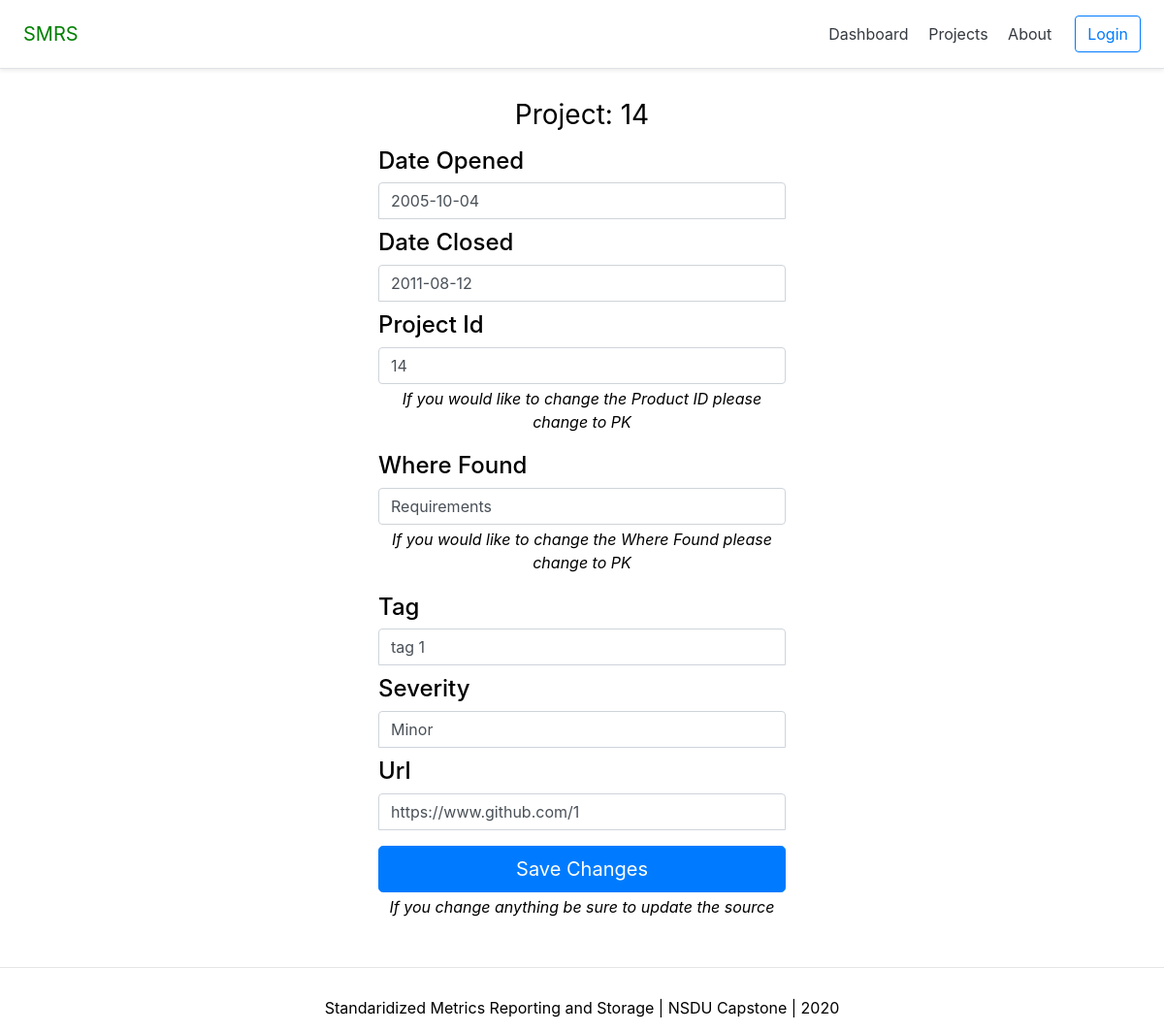
Page /dashboard/review/1 on the earlier database version.
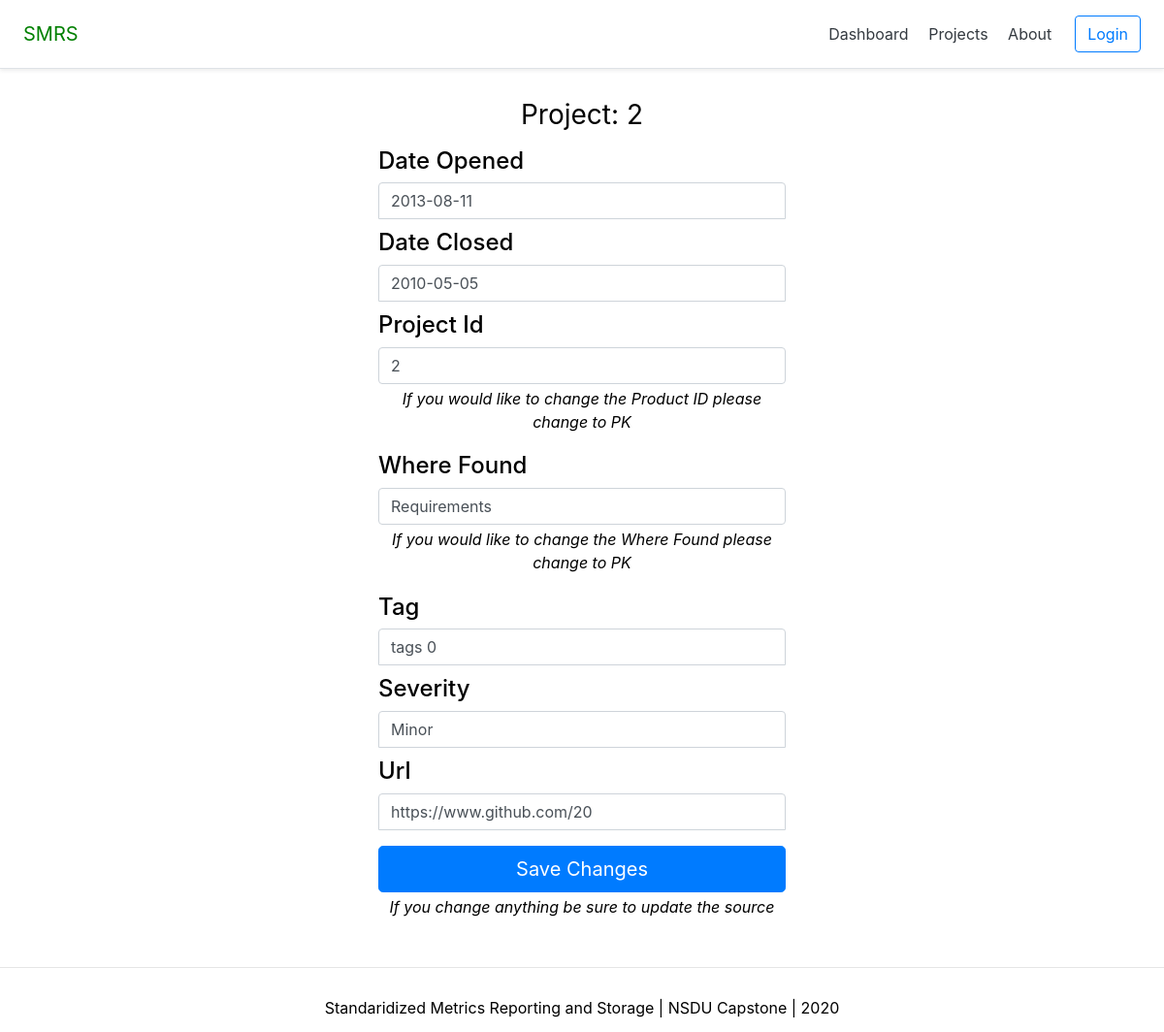
Same page on the later database version.
### restAPI/models.py (models this page shows, shortened)
class Project (models.Model):
    name                    = models.CharField(max_length=25)
    productOwner            = models.ForeignKey(model.Account, null = True, blank = True, on_delete=models.CASCADE)
    teamID                  = models.ForeignKey(model.Team, on_delete=models.CASCADE)
    projectNumber           = models.IntegerField()
    def __str__(self):
        return self.name

class Review (models.Model):
    dateOpened              = models.DateField(auto_now=False, auto_now_add=False)
    dateClosed              = models.DateField(blank=True, null=True)
    projectID               = models.ForeignKey(Project, on_delete=models.CASCADE)
    whereFound              = models.ForeignKey(PhaseType, on_delete=models.CASCADE)
    tag                     = models.CharField(max_length=50, unique=True)
    severity                = models.CharField(choices=MajorMinorChoices,max_length=25)
    url                     = models.URLField(max_length=200, unique=True)

### dashboard/views.py (the view)
# urls.py: path('review/<int:pk>', review_view, name='reviewDetail'),
def review_view(request, pk):
    context= {}
    user = request.user
    currentReview = Review.objects.filter(pk = pk).first()
    project = Project.objects.filter(pk = currentReview.projectID.pk).first()
    if request.POST:
        if not user.is_authenticated:
            return redirect("account:login")
        form = ReviewForm(request.POST)
        if form.is_valid():
            form.initial = {
                "dateOpened": request.POST["dateOpened"],
                "dateClosed": request.POST["dateClosed"],
                "projectID" : request.POST["projectID"],
                "whereFound": request.POST["whereFound"],
                "tag"       : request.POST["tag"],
                "severity"  : request.POST["severity"],
                "url"       : request.POST["url"]
            }
            if project.productOwner == user or user.is_admin:
                form.save()
                context["success_message"] = "Updated"
            else:
                context["success_message"] = "Must be Product Owner or Admin"
    else:
        form = ReviewForm(
             initial = {
                "dateOpened": currentReview.dateOpened,
                "dateClosed": currentReview.dateClosed,
                "projectID" : currentReview.projectID,
                "whereFound": currentReview.whereFound,
                "tag"       : currentReview.tag,
                "severity"  : currentReview.severity,
                "url"       : currentReview.url,
             }
        )
    context['form'] = form
    return render(request, "dashboard/review_detail.html", context)

### dashboard/forms.py
class ReviewForm(forms.ModelForm):
    dateClosed = forms.DateField(required=False)
    class Meta:
        model = Review
        fields = ('dateOpened','dateClosed','projectID','whereFound','tag','severity','url')

### restAPI/models.py (called while the page is built)
    def __str__(self):
        return self.phase_type

### dashboard/templates/dashboard/review_detail.html (shortened to what this page needs)
{% extends 'base.html' %}
{% load static %}
{% block content %}
<head>
<link rel="stylesheet" href="{% static 'css/details.css' %}">
</head>
<div class="container">
    <div class="row">
    <div class="col-sm-2"></div>
        <div class="col-sm-8">
        <form class="form-signin" method="post">{% csrf_token %}
            <h1 class="h3 mb-3 font-weight-normal">Project: {{form.initial.projectID}}</h1>
            <h3 class="h4">Date Opened</h3>
            <input type="text" name="dateOpened"  class="form-control" placeholder="Date Opened" required autofocus value = "{{form.initial.dateOpened|date:'Y-m-d' }}">
            <h3 class="h4">Date Closed</h3>
            <input type="text" name="dateClosed"  class="form-control" placeholder="Date Closed" value = "{{form.initial.dateClosed|date:'Y-m-d' }}">
            {% for field in form %}
                {% if field.name == "projectID" %}
                <h3 class="h4">Project Id</h3>
                <input list="projectID" name="projectID"   class="form-control" placeholder="Project ID"  required value = "{{form.initial.projectID}}" >
                {% endif %}
            {% endfor %}
            <p class="info"> If you would like to change the Product ID please change to PK</p>
            {% for field in form %}
                {% if field.name == "whereFound" %}
                <h3 class="h4">Where Found</h3>
                <input list="whereFound" name="whereFound"  class="form-control" placeholder="Where Found" required value = "{{form.initial.whereFound}}">
                {% endif %}
            {% endfor %}
            <p class="info"> If you would like to change the Where Found please change to PK</p>
            <h3 class="h4">Tag</h3>
            <input type="text" name="tag" class="form-control" placeholder="Tag" required value = "{{form.initial.tag}}">
            <h3 class="h4">Severity</h3>
            <input type="text" name="severity" class="form-control" placeholder="Severity" required value = "{{form.initial.severity}}">
            <h3 class="h4">Url</h3>
            <input type="text"  name="url"  class="form-control" placeholder="URL" required value = "{{form.initial.url}}">
            <button class="btn btn-lg btn-primary btn-block" type="submit">Save Changes</button>
                <p class="info"> If you change anything be sure to update the source</p>
            </form>
        </div>
    <div class="col-sm-2"></div>
    </div>
</div>
{% endblock content %}

Differences in the rows shown:
no longer on this page (row edited): Project: initial.projectID "14", projectID "14"
now on this page (row edited): Project: initial.projectID "2", projectID "2"
changed Review "Minor": dateOpened "2005-10-04" → "2013-08-11"; dateClosed "2011-08-12" → "2010-05-05"; tag "tag 1" → "tags 0"; url "https://www.github.com/1" → "https://www.github.com/20"
